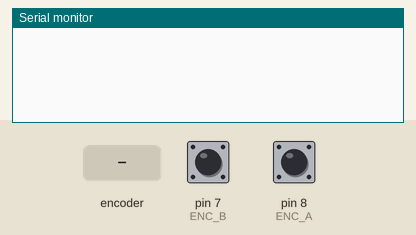
This sketch was run on a simulated Arduino Uno, built with avr-gcc and run on an emulated ATmega328P. Shown: the last lines printed to the serial monitor. The inputs (shaded band) are chosen by the test bench; at power-on: pin 7 (ENC_B) HIGH, pin 8 (ENC_A) HIGH.

Above: at 1.2 s.
1.3 s: rotary encoder on pin 8 (ENC_A) / pin 7 (ENC_B) turned 1 step (first pin leading)
At 2.6 s:
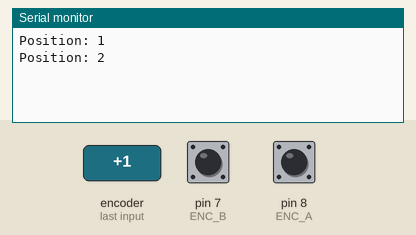
3.0 s: rotary encoder on pin 8 (ENC_A) / pin 7 (ENC_B) turned 1 step (first pin leading)
At 4.0 s:
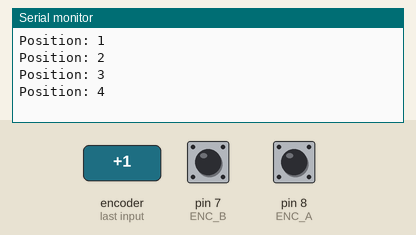
Timing chart, 0 to 6.0 s (numbered marks = the images above; inputs shaded):
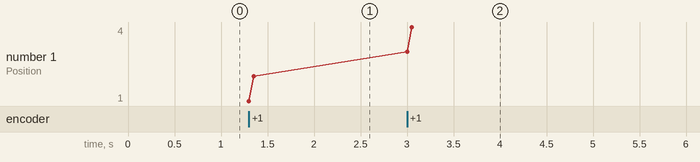

The sketch:

Encoder_EC11.ino
```cpp
// (licence header left out)
#define ENC_A 8
#define ENC_B 7

int counter=0;
int aState;
int aLastState;

void setup() {
  // put your setup code here, to run once:
pinMode (ENC_A, INPUT);
pinMode (ENC_B, INPUT);

Serial.begin(9600);

aLastState = digitalRead(ENC_A);
}

void loop() {
  // put your main code here, to run repeatedly:
  aState=digitalRead(ENC_A);
  if(aState != aLastState){
    if(digitalRead(ENC_B) != aState){
      counter++;

    }else{
      counter--;
    }
   Serial.print("Position: ");
   Serial.println(counter);
  }
  aLastState = aState;
}
```

Measured:
- after the input at 1.3 s, the serial monitor: prints a new line at once (image 1)
- after the input at 3.0 s, the serial monitor: prints a new line at once (image 2)
- plotted number 1: 2 → 4 after the input at 3.0 s
